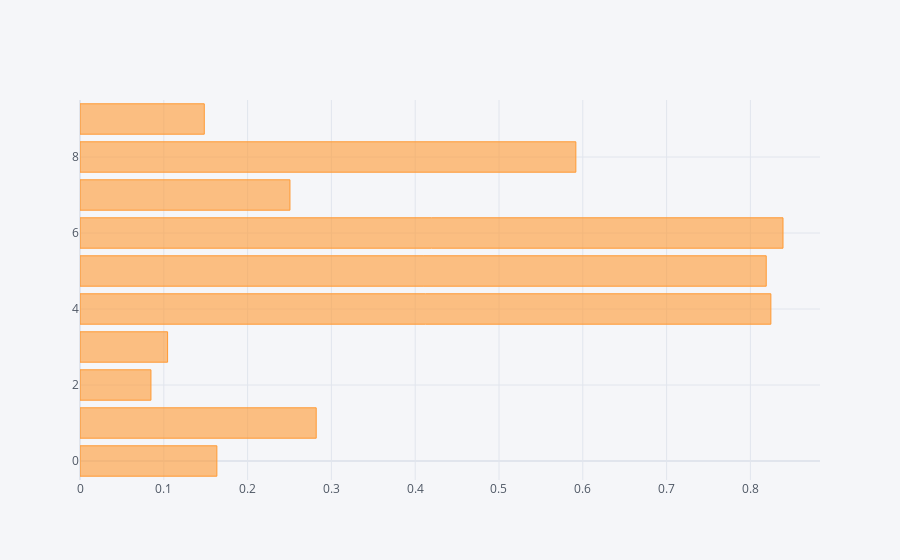

Here is the notebook cell this chart was saved with:
### Code cell
df['A'].iplot(kind='bar', orientation='h')

### Figure 1 — Plotly figure (JSON) as saved in the notebook; plotly's stock layout.template omitted (floating-point values rounded to 4 significant figures)
{"data": [{"marker": {"color": "rgba(255, 153, 51, 0.6)", "line": {"color": "rgba(255, 153, 51, 1.0)", "width": 1}}, "name": "A", "orientation": "h", "text": "", "type": "bar", "x": [0.1633, 0.2819, 0.08466, 0.1045, 0.8244, 0.8189, 0.8389, 0.2506, 0.5917, 0.1483], "y": [0, 1, 2, 3, 4, 5, 6, 7, 8, 9]}], "layout": {"autosize": true, "legend": {"bgcolor": "#F5F6F9", "font": {"color": "#4D5663"}}, "paper_bgcolor": "#F5F6F9", "plot_bgcolor": "#F5F6F9", "title": {"font": {"color": "#4D5663"}}, "xaxis": {"autorange": true, "gridcolor": "#E1E5ED", "range": [0, 0.8831], "showgrid": true, "tickfont": {"color": "#4D5663"}, "title": {"font": {"color": "#4D5663"}, "text": ""}, "type": "linear", "zerolinecolor": "#E1E5ED"}, "yaxis": {"autorange": true, "gridcolor": "#E1E5ED", "range": [-0.5, 9.5], "showgrid": true, "tickfont": {"color": "#4D5663"}, "title": {"font": {"color": "#4D5663"}, "text": ""}, "type": "linear", "zerolinecolor": "#E1E5ED"}}}
